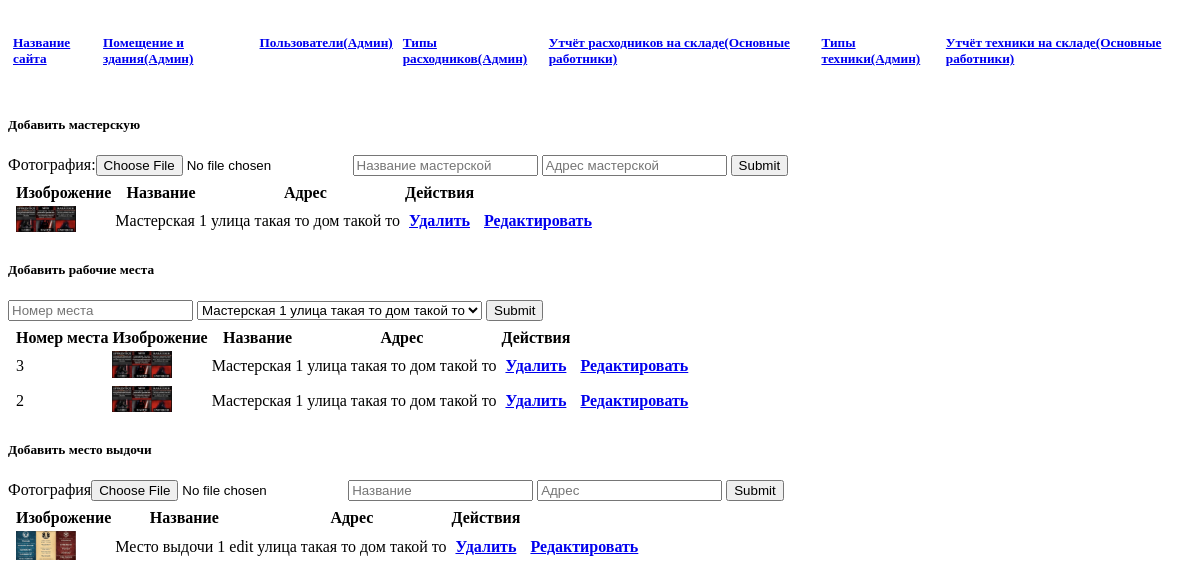
Screenshot of /add_ws.php with the database file from the repository.
### tables this page shows
CREATE TABLE `Workshops` (
  `id` int NOT NULL,
  `image` varchar(255) NOT NULL,
  `name` varchar(50) NOT NULL,
  `address` varchar(50) NOT NULL
);

CREATE TABLE `Jobs` (
  `id` int NOT NULL,
  `name` varchar(50) NOT NULL,
  `id_w_shop` int NOT NULL
);

CREATE TABLE `Acceptance` (
  `id` int NOT NULL,
  `image` varchar(255) NOT NULL,
  `name` varchar(50) NOT NULL,
  `address` varchar(50) NOT NULL
);

### add_ws.php (the view, shortened to what this page needs)
<?php
require_once 'view/header.html';
?>
<h5>Добавить мастерскую</h5>
<form method="POST" action="controller/add_ws.php" enctype="multipart/form-data">
	Фотография:<input type="file" name="image">
	<input type="text" name="name" placeholder="Название мастерской">
	<input type="text" name="address" placeholder="Адрес мастерской">
	<input type="submit" name="reg">
</form>
<table>
	<tr>
		<th>Изоброжение</th>
		<th>Название</th>
		<th>Адрес</th>
		<th>Действия</th>
	</tr>
	<?php
	$jobs_sql="SELECT * FROM `Workshops`";
	$run_jobs_sql=mysqli_query($con, $jobs_sql);
	while ($row_ws = mysqli_fetch_array($run_jobs_sql)) {
		$id_ws=$row_ws['id'];
		$image=$row_ws['image'];
		$name=$row_ws['name'];
		$address=$row_ws['address'];
		echo "
		<tr>
		<td><div class='logo'><img src='assets/image/Workshops/$image'></div></td>
		<td>$name</td>
		<td>$address</td>
		<th><a href='controller/ws_dell.php?id=$id_ws'>Удалить</a></th>
		<th><a href=ws_edit.php?id=$id_ws>Редактировать</a></th>
		</tr>
		";
	}
	?>
</table>
<h5>Добавить рабочие места</h5>
<form method="POST" action="controller/add_jobs.php" enctype="multipart/form-data">
	<input type="text" name="num_jobs" placeholder="Номер места">
	<select name="ws">
	<?php
	$ws_sql="SELECT * FROM `Workshops`";
	$run_ws_sql=mysqli_query($con, $ws_sql);
	while ($row_ws = mysqli_fetch_array($run_ws_sql)) {
		$id=$row_ws['id'];
		$name=$row_ws['name'];
		$address=$row_ws['address'];
		echo "<option value='$id'><h5>$name $address</h5></option>";
	}
	?>
	</select>
	<input type="submit" name="reg">
</form>
<table>
	<tr>
		<th>Номер места</th>
		<th>Изоброжение</th>
		<th>Название</th>
		<th>Адрес</th>
		<th>Действия</th>
	</tr>
	<?php
	$jobs_sql="SELECT * FROM `Jobs`";
	$run_jobs_sql=mysqli_query($con, $jobs_sql);
	while ($row_jobs = mysqli_fetch_array($run_jobs_sql)) {
		$name_jobs=$row_jobs['name'];
		$id_w_shop=$row_jobs['id_w_shop'];
		$jobs_ws_sql="SELECT * FROM `Workshops` WHERE `id`='$id_w_shop'";
		$run_jobs_ws_sql=mysqli_query($con, $jobs_ws_sql);
		$row_jobs_ws = mysqli_fetch_array($run_jobs_ws_sql);
		$image_jobs_ws=$row_jobs_ws['image'];
		$name_jobs_ws=$row_jobs_ws['name'];
		$address_jobs_ws=$row_jobs_ws['address'];
		echo "
		<tr>
		<td>$name_jobs</td>
		<td><div class='logo'><img src='assets/image/Workshops/$image_jobs_ws'></div></td>
		<td>$name_jobs_ws</td>
		<td>$address_jobs_ws</td>
		<th><a href='controller/jobs_dell.php?id=$id_ws'>Удалить</a></th>
		<th><a href=jobs_edit.php?id=$id_ws>Редактировать</a></th>
		</tr>
		";
	}
	?>
</table>
<h5>Добавить место выдочи</h5>
<form method="POST" action="controller/add_acce.php" enctype="multipart/form-data">
	Фотография<input type="file" name="image">
	<input type="text" name="name" placeholder="Название">
	<input type="text" name="address" placeholder="Адрес">
	<input type="submit" name="reg">
</form>
<table>
	<tr>
		<th>Изоброжение</th>
		<th>Название</th>
		<th>Адрес</th>
		<th>Действия</th>
	</tr>
	<?php
	$acce_sql="SELECT * FROM `Acceptance`";
	$run_acce_sql=mysqli_query($con, $acce_sql);
	while ($row_acce = mysqli_fetch_array($run_acce_sql)) {
		$id_acce=$row_acce['id'];
		$image_acce=$row_acce['image'];
		$name_acce=$row_acce['name'];
		$address_acce=$row_acce['address'];
		echo "
		<tr>
		<td><div class='logo'><img src='assets/image/Acceptance/$image_acce'></div></td>
		<td>$name_acce</td>
		<td>$address_acce</td>
		<th><a href='controller/acce_dell.php?id=$id_acce'>Удалить</a></th>
		<th><a href=acce_edit.php?id=$id_acce>Редактировать</a></th>
		</tr>
		";
	}
	?>
</table>

### assets/style/style.css (style rules this page uses)
header { display: flex; }
a { margin: 5px; }
.but_logo { display: flex; }
.but_head { display: flex; }
.logo img { max-width: 60px; max-height: 60px; }
table { display: flex; margin: 5px; }

### rows the page displays
workshops: image (picture), name "Мастерская 1", address "улица такая то дом такой то"
jobs: name "3", workshops.image (picture), workshops.name "Мастерская 1", workshops.address "улица такая то дом такой то"
jobs: name "2", workshops.image (picture), workshops.name "Мастерская 1", workshops.address "улица такая то дом такой то"
acceptance: image (picture), name "Место выдочи 1 edit", address "улица такая то дом такой то"
